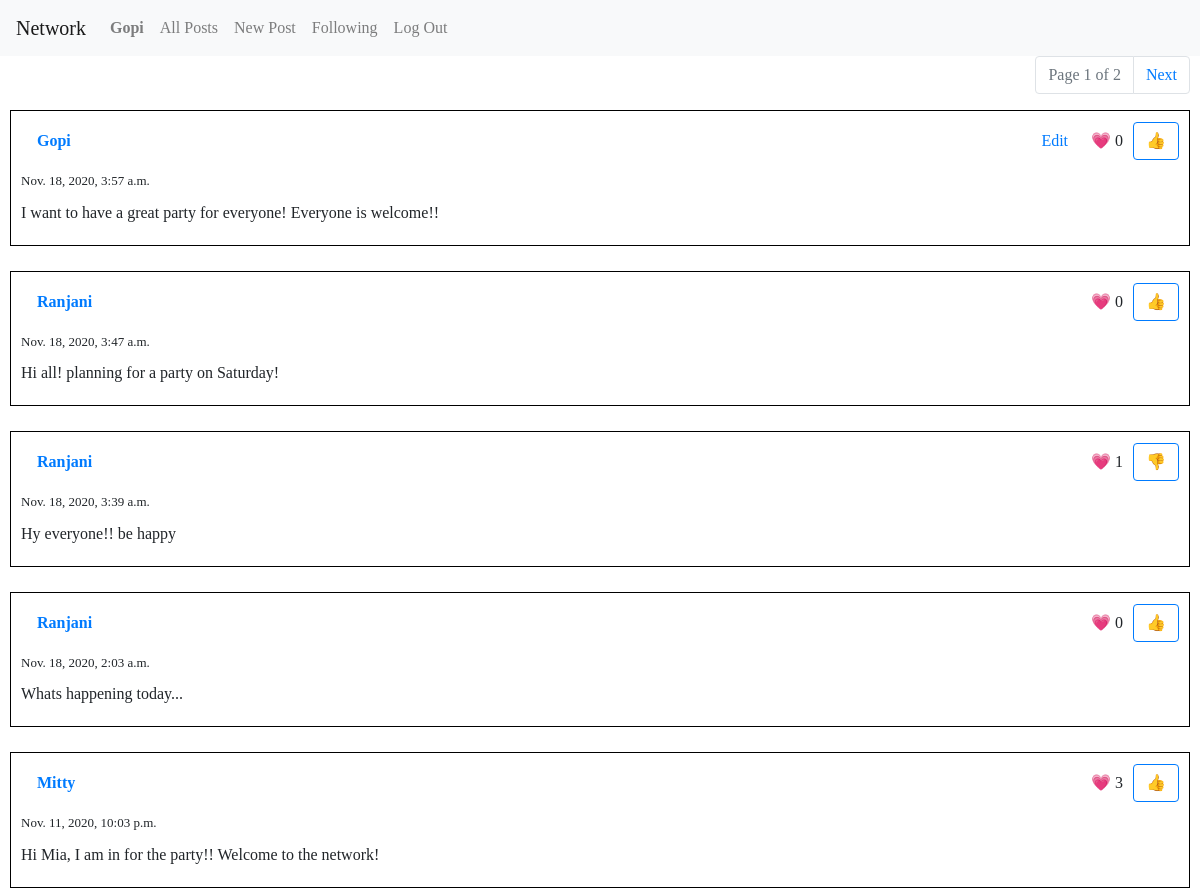
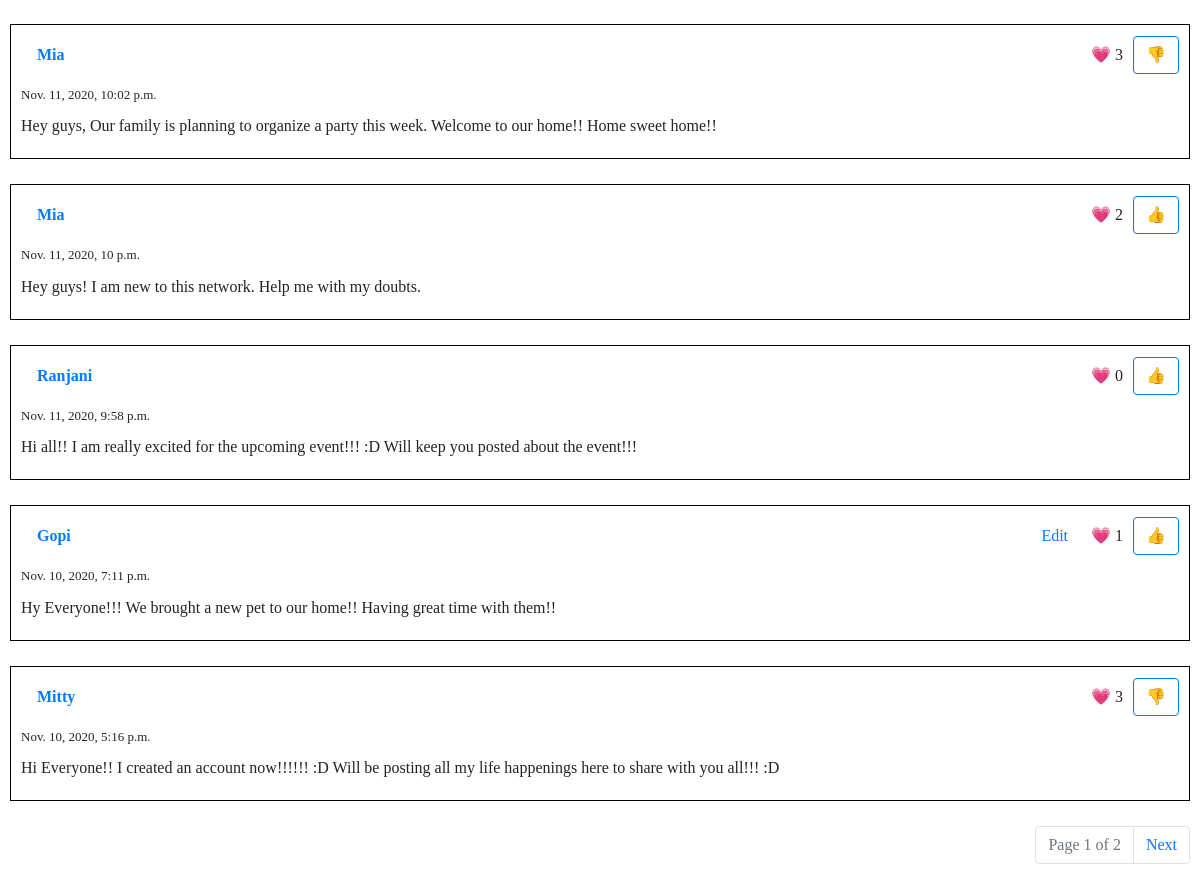
Screenshot of / (signed in) with the database file from the repository (2 pictures, top to bottom).
### network/models.py (models this page shows, shortened)
class User(AbstractUser):
    pass

class Posts(models.Model):
    creator = models.ForeignKey(User,on_delete=models.SET_NULL, null=True, blank=True, related_name="posts")
    content = models.TextField(max_length=500)
    created = models.DateTimeField(default=timezone.now)

### network/views.py (the view)
# urls.py: path("", views.index, name="index"),
def index(request):
    posts = Posts.objects.all().order_by(POSTS_ORDER)
    return render(request, "network/index.html", {
        "all_posts": get_posts_in_page(request, posts)
    })

### network/templatetags/network_filters.py (called while the page is built)
@register.filter
def user_likes(likes, user):
    return any(like.liker == user for like in likes.all())

### network/views.py (called while the page is built)
def get_posts_in_page(request, posts):
    paginator = Paginator(posts, 10)
    page = request.GET.get('page')
    return paginator.get_page(page)

### network/templates/network/index.html
{% extends "network/layout.html" %}
{% block body %}
{% include "network/all_posts.html" %}
{% endblock %}

### network/templates/network/layout.html (shortened to what this page needs)
{% load static %}
<!DOCTYPE html>
<html lang="en">
    <head>
        <link rel="stylesheet" href="https://cdn.jsdelivr.net/npm/bootstrap@4.5.3/dist/css/bootstrap.min.css">
        <link href="{% static 'network/styles.css' %}" rel="stylesheet">
    </head>
    <body>
        <nav class="navbar navbar-expand-lg navbar-light bg-light">
            <a class="navbar-brand" href="/">Network</a>
            <div>
              <ul class="navbar-nav mr-auto">
                {% if user.is_authenticated %}
                    <li class="nav-item">
                        <a class="nav-link" href="{% url 'profile' user.id %}"><strong>{{ user.username }}</strong></a>
                    </li>
                {% endif %}
                <li class="nav-item">
                  <a class="nav-link" href="{% url 'index'  %}">All Posts</a>
                </li>
                {% if user.is_authenticated %}
                    <li class="nav-item">
                        <a class="nav-link" href="{% url 'new' %}">New Post</a>
                    </li>
                    <li class="nav-item">
                        <a class="nav-link" href="{% url 'following' %}">Following</a>
                    </li>
                    <li class="nav-item">
                        <a class="nav-link" href="{% url 'logout' %}">Log Out</a>
                    </li>
                {% endif %}
              </ul>
            </div>
          </nav>
        <div class="body">
            {% block body %}
            {% endblock %}
        </div>
    </body>
</html>

### network/templates/network/all_posts.html (shortened to what this page needs)
{% include "network/pagination.html" %}
{% load static %}
{% load network_filters %}
{% for post in all_posts %}
    <div class="post" id="post-{{ post.id }}">
        <div class="creator">
            <a class="nav-link" href="{% url 'profile' post.creator.id %}">
                {{ post.creator }}
            </a>
        </div>
        {% if user.id is post.creator.id %}
            <button type="button" class="btn btn-link edit-button" onclick="editPost({{ post.id }})">Edit</button>
        {% endif %}
        <div class="like-count">
            &#128151; <span id="post-like-count-{{ post.id }}">{{ post.likes.count }}</span>
        </div>
        {% if user.is_authenticated %}
            {% with liked=post.likes|user_likes:user up_button="&#128077;" down_button="&#128078;" %}
                <button type="button" class="btn btn-outline-primary like-button"
                        onclick="toggleLike(this, {{ post.id }}, {{ liked|yesno:"true,false" }})"
                        data-up-button="{{ up_button }}"
                        data-down-button="{{ down_button }}"
                >
                    {% if liked %}
                        {{ down_button }}
                    {% else %}
                        {{ up_button }}
                    {% endif %}
                </button>
            {% endwith %}
        {% endif %}
        <div class="created-time">
            {{ post.created }}
        </div>
        <div class="content">
            {{ post.content }}
        </div>
    </div>
{% endfor %}
{% include "network/pagination.html" %}

### network/static/network/styles.css (style rules this page uses)
body { font-family: "Comic Sans MS", cursive; }
.body { margin: 0 10px; }
.post { border: 1px solid black; padding: 10px; margin-bottom: 25px; display: grid; grid-template-areas: "creator edit-button like-count like-button" "created-time created-time created-time created-time" "content content content content" "edit-content edit-content edit-content edit-content"; grid-template-columns: 1fr auto auto auto; grid-gap: 10px; align-items: baseline; }
.post .edit-button { grid-area: edit-button; }
.post .like-count { grid-area: like-count; }
.post .like-button { grid-area: like-button; }
.post .creator { grid-area: creator; font-weight: bold; }
.post .created-time { grid-area: created-time; font-size: small; }
.post .content { grid-area: content; }

### rows the page displays
User: username "Gopi"
Posts: creator "Gopi", likes.count "0", up_button "👍", created "Nov. 18, 2020, 3:57 a.m.", content "I want to have a great party for everyone! Everyone is welcome!!"
Posts: creator "Ranjani", likes.count "0", up_button "👍", created "Nov. 18, 2020, 3:47 a.m.", content "Hi all! planning for a party on Saturday!"
Posts: creator "Ranjani", likes.count "1", down_button "👎", created "Nov. 18, 2020, 3:39 a.m.", content "Hy everyone!! be happy"
Posts: creator "Ranjani", likes.count "0", up_button "👍", created "Nov. 18, 2020, 2:03 a.m.", content "Whats happening today..."
Posts: creator "Mitty", likes.count "3", up_button "👍", created "Nov. 11, 2020, 10:03 p.m.", content "Hi Mia, I am in for the party!! Welcome to the network!"
Posts: creator "Mia", likes.count "3", down_button "👎", created "Nov. 11, 2020, 10:02 p.m.", content "Hey guys, Our family is planning to organize a party this week. Welcome to our home!! Home sweet home!!"
Posts: creator "Mia", likes.count "2", up_button "👍", created "Nov. 11, 2020, 10 p.m.", content "Hey guys! I am new to this network. Help me with my doubts."
Posts: creator "Ranjani", likes.count "0", up_button "👍", created "Nov. 11, 2020, 9:58 p.m.", content "Hi all!! I am really excited for the upcoming event!!! :D Will keep you posted about the event!!!"
Posts: creator "Gopi", likes.count "1", up_button "👍", created "Nov. 10, 2020, 7:11 p.m.", content "Hy Everyone!!! We brought a new pet to our home!! Having great time with them!!"
Posts: creator "Mitty", likes.count "3", down_button "👎", created "Nov. 10, 2020, 5:16 p.m.", content "Hi Everyone!! I created an account now!!!!!! :D Will be posting all my life happenings here to share with you all!!! :D"

### other values shown
{{ all_posts.number }} "1 1"
{{ all_posts.paginator.num_pages }} "2 2"
